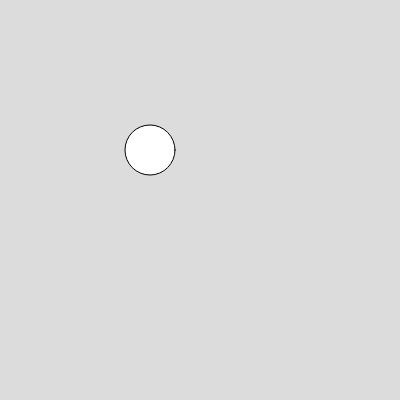
Frame 1 (no input)
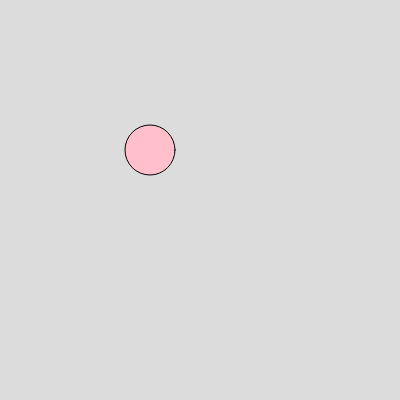
Frame 60 (no input)
Frame 120 (the mouse pressed at the canvas centre since frame 60): identical to frame 60, image omitted

The p5.js sketch that drew these frames (run headless with seeded random() and noise() and a simulated clock; from frame 60 on, the mouse is pressed at the canvas centre):

// p5.js sketch
// ── sketch.js
var alumno = {
  nombre: "Marco",
  calificacion: 20,
  grado: 2,
  materias: ["Matematicas", "Historia", "Fisica", "Quimica"],
}

var pelota = {
  poisiconx: 150,
  posiciony: 150,
  radio:50,
  colores:["Pink", "Yellow", "Blue", "Green", "Red"],
}

function setup() {
  createCanvas(400, 400);
  console.log (alumno.nombre);
  console.log (alumno.calificacion);
  console.log (alumno.materias[0]);
}

function draw() {
  background(220);
  circle (pelota.poisiconx, pelota.posiciony, pelota.radio);
  fill (pelota.colores[0]);
}
